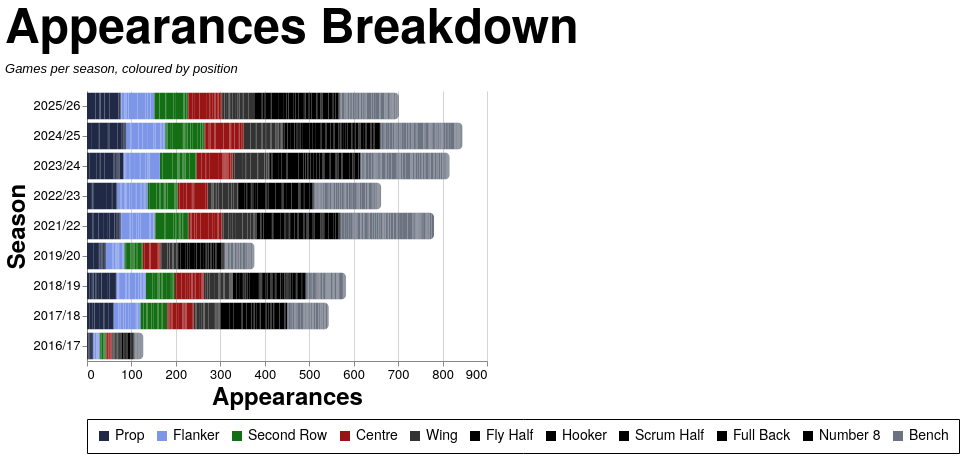

Write a Vega-Lite specification for this figure.
### Vega-Lite specification from a JSON file in a GitHub repository (floating-point values rounded to 4 significant figures; data arrays with more than 128 entries replaced by an {"elided": "..."} marker saying what was removed)
{"config": {"axis": {"labelFont": "PT Sans Narrow, Helvetica Neue, Helvetica, Arial, sans-serif", "titleFont": "PT Sans Narrow, Helvetica Neue, Helvetica, Arial, sans-serif", "labelFontSize": 13, "titleFontSize": 24, "gridColor": "#202947", "gridOpacity": 0.2, "zindex": 1}, "text": {"font": "Lato, sans-serif"}, "bar": {"cornerRadiusEnd": 5}, "header": {"labelFont": "PT Sans Narrow, Helvetica Neue, Helvetica, Arial, sans-serif", "titleFont": "PT Sans Narrow, Helvetica Neue, Helvetica, Arial, sans-serif", "labelFontSize": 24, "titleFontSize": 28, "labelFontWeight": "bold", "orient": "left"}, "legend": {"labelFont": "PT Sans Narrow, Helvetica Neue, Helvetica, Arial, sans-serif", "titleFont": "PT Sans Narrow, Helvetica Neue, Helvetica, Arial, sans-serif", "labelFontSize": 14, "titleFontSize": 16, "titlePadding": 5, "fillColor": "white", "strokeColor": "black", "padding": 10, "titleFontWeight": "lighter", "titleFontStyle": "italic", "titleColor": "gray", "offset": 10}, "title": {"font": "PT Sans Narrow, Helvetica Neue, Helvetica, Arial, sans-serif", "fontSize": 48, "fontWeight": "bold", "anchor": "start", "align": "center", "titlePadding": 20, "subtitlePadding": 10, "subtitleFontSize": 13, "subtitleColor": "", "subtitleFontStyle": "italic", "offset": 15, "color": "black"}, "axisX": {"labelAngle": 0}, "facet": {"title": null, "header": null, "align": {"row": "each", "column": "each"}}, "resolve": {"scale": {"y": "independent", "facet": "independent"}}, "background": "transparent", "scale": {"offsetBandPaddingOuter": 0.2, "offsetBandPaddingInner": 0.1}, "view": {"stroke": null, "background": "transparent"}}, "data": {"name": "data-9e8a3e38e60dc4d178c6ed430e035f0f"}, "mark": {"type": "bar"}, "encoding": {"color": {"field": "color_value", "legend": {"orient": "bottom", "title": null}, "scale": {"domain": ["Prop", "Flanker", "Second Row", "Centre", "Wing", "Fly Half", "Hooker", "Scrum Half", "Full Back", "Number 8", "Bench"], "range": ["#202946", "#7d96e8", "#146f14", "#991515", "#333333", "#000000", "#000000", "#000000", "#000000", "#000000", "#6b7280"]}, "type": "nominal"}, "order": {"field": "stack_order", "type": "quantitative"}, "tooltip": [{"field": "player", "title": "Player", "type": "nominal"}, {"field": "season", "title": "Season", "type": "nominal"}, {"field": "color_value", "title": "Position", "type": "nominal"}, {"aggregate": "sum", "field": "apps", "title": "Appearances", "type": "quantitative"}], "x": {"aggregate": "sum", "field": "apps", "title": "Appearances", "type": "quantitative"}, "y": {"field": "season", "sort": {"field": "season_sort", "op": "max", "order": "descending"}, "title": "Season", "type": "nominal"}}, "height": {"step": 30}, "title": {"text": "Appearances Breakdown", "subtitle": "Games per season, coloured by position"}, "width": 400, "$schema": "https://vega.github.io/schema/vega-lite/v5.20.1.json", "datasets": {"data-9e8a3e38e60dc4d178c6ed430e035f0f": {"elided": "2509 records"}}}
